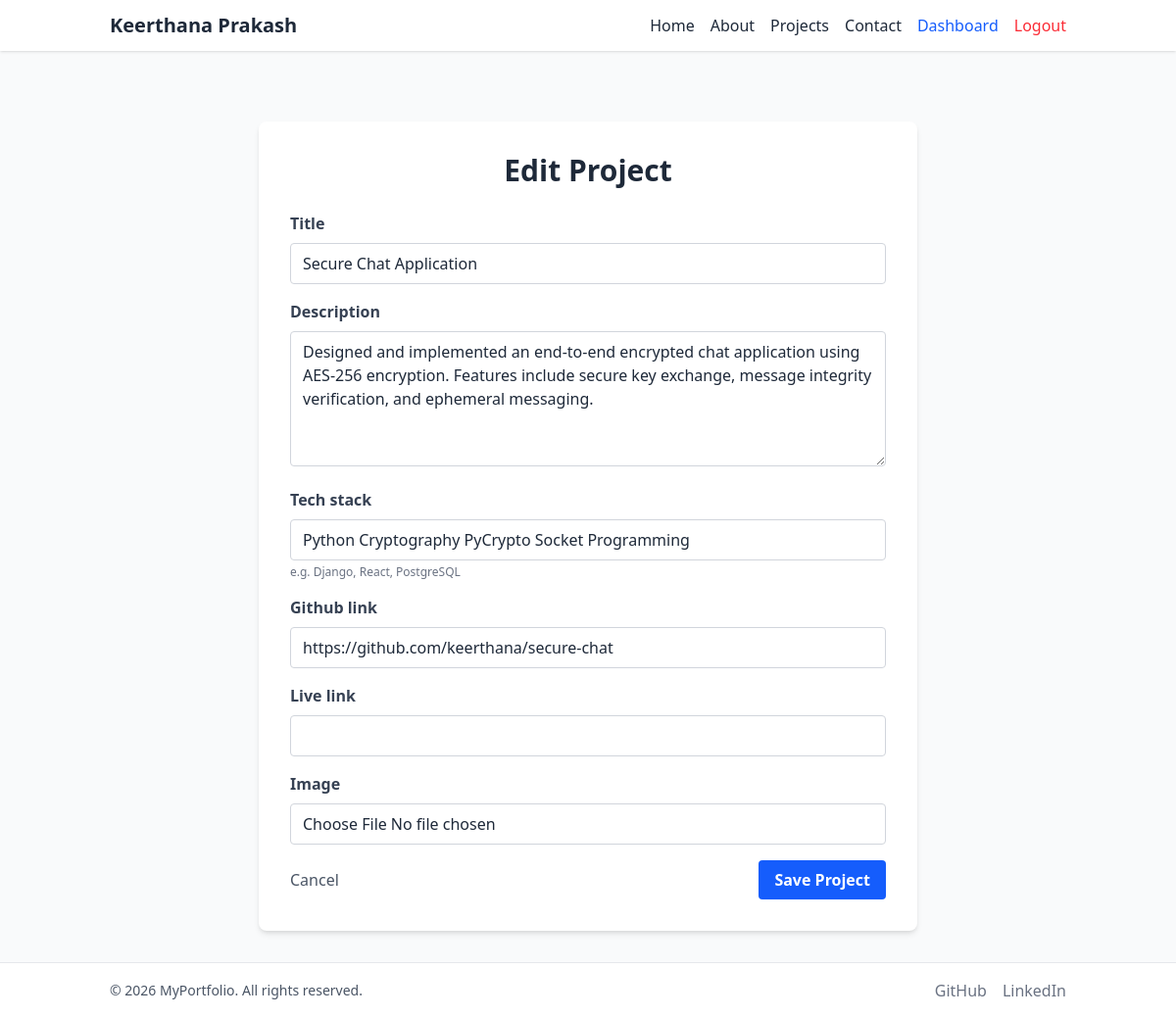
The page /projects/secure-chat-application/update/ (signed in) on the database its author committed.
### projects_app/models.py (models this page shows, shortened)
class Project(models.Model):
    title = models.CharField(max_length=200)
    description = models.TextField()
    tech_stack = models.CharField(max_length=255, help_text="e.g. Django, React, PostgreSQL")
    github_link = models.URLField(blank=True, null=True)
    live_link = models.URLField(blank=True, null=True)
    created_date = models.DateField(auto_now_add=True)
    slug = models.SlugField(unique=True, blank=True)
    image = models.ImageField(upload_to='projects/', blank=True, null=True)
    class Meta:
        ordering = ['-created_date']

### projects_app/views.py (the view)
# urls.py: path('<slug:slug>/update/', views.update_project, name='update_project'),
@login_required
@user_passes_test(is_staff)
def update_project(request, slug):
    project = get_object_or_404(Project, slug=slug)
    if request.method == 'POST':
        form = ProjectForm(request.POST, request.FILES, instance=project)
        if form.is_valid():
            form.save()
            messages.success(request, 'Project updated successfully!')
            return redirect('project_detail', slug=project.slug)
    else:
        form = ProjectForm(instance=project)
    return render(request, 'projects_app/project_form.html', {'form': form, 'title': 'Edit Project', 'project': project})

### projects_app/forms.py
class ProjectForm(forms.ModelForm):
    class Meta:
        model = Project
        fields = ['title', 'description', 'tech_stack', 'github_link', 'live_link', 'image']
        widgets = {
            'title': forms.TextInput(attrs={'class': 'w-full px-3 py-2 border border-gray-300 rounded focus:outline-none focus:border-blue-500'}),
            'description': forms.Textarea(attrs={'class': 'w-full px-3 py-2 border border-gray-300 rounded focus:outline-none focus:border-blue-500', 'rows': 5}),
            'tech_stack': forms.TextInput(attrs={'class': 'w-full px-3 py-2 border border-gray-300 rounded focus:outline-none focus:border-blue-500', 'placeholder': 'e.g. Django, React, PostgreSQL'}),
            'github_link': forms.URLInput(attrs={'class': 'w-full px-3 py-2 border border-gray-300 rounded focus:outline-none focus:border-blue-500'}),
            'live_link': forms.URLInput(attrs={'class': 'w-full px-3 py-2 border border-gray-300 rounded focus:outline-none focus:border-blue-500'}),
            'image': forms.FileInput(attrs={'class': 'w-full px-3 py-2 border border-gray-300 rounded focus:outline-none focus:border-blue-500'}),
        }

### projects_app/views.py (called while the page is built)
def is_staff(user):
    return user.is_staff

### templates/projects_app/project_form.html (shortened to what this page needs)
{% extends 'base.html' %}
{% block content %}
<div class="max-w-2xl mx-auto bg-white p-8 rounded-lg shadow-md mt-10">
    <h1 class="text-3xl font-bold mb-6 text-center">{{ title }}</h1>
    <form method="post" enctype="multipart/form-data">
        {% for field in form %}
        <div class="mb-4">
            <label class="block text-gray-700 font-bold mb-2">{{ field.label }}</label>
            {{ field }}
            {% if field.help_text %}
            <p class="text-xs text-gray-500 mt-1">{{ field.help_text }}</p>
            {% endif %}
        </div>
        {% endfor %}
        <div class="flex justify-between items-center mt-6">
            <a href="{% url 'project_list' %}" class="text-gray-600 hover:text-gray-800">Cancel</a>
            <button type="submit"
                class="bg-blue-600 text-white font-bold py-2 px-4 rounded hover:bg-blue-700 transition">
                Save Project
            </button>
        </div>
    </form>
</div>
{% endblock %}

### rows shown on the page
Project: form "Secure Chat Application" "Designed and implemented an end-to-end encrypted chat application using AES-256 encryption. Features include secure key exchange, message integrity verification, and ephemeral messaging." "Python Cryptography PyCrypto Socket Programming" "https://github.com/keerthana/secure-chat"

### other values the page prints
{{ title }} "Edit Project"
{{ field.label }} "Title" "Description" "Tech stack" "Github link" "Live link" "Image"
{{ field.help_text }} "e.g. Django, React, PostgreSQL"
